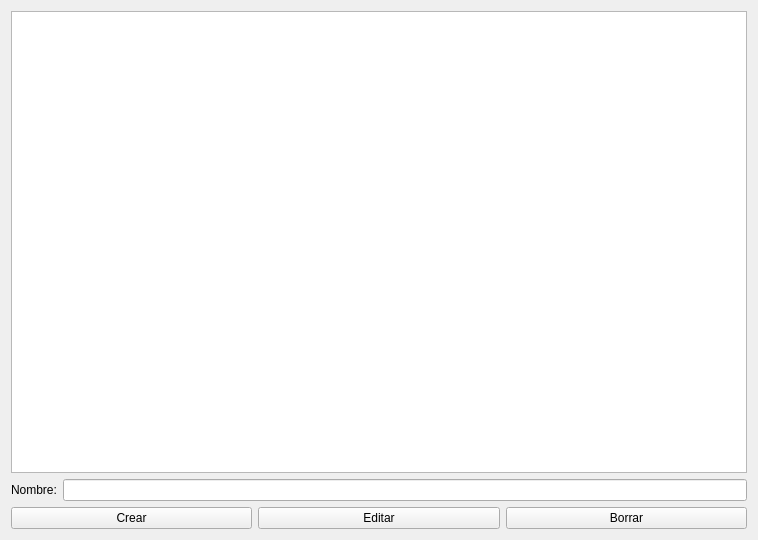
<?xml version="1.0" encoding="UTF-8"?>
<ui version="4.0">
 <class>EmpresaForm</class>
 <widget class="QWidget" name="EmpresaForm">
  <property name="geometry">
   <rect>
    <x>0</x>
    <y>0</y>
    <width>758</width>
    <height>540</height>
   </rect>
  </property>
  <property name="windowTitle">
   <string>Gestión de Empresas</string>
  </property>
  <layout class="QVBoxLayout" name="verticalLayout">
   <item>
    <widget class="QTableView" name="tableViewEmpresas"/>
   </item>
   <item>
    <layout class="QHBoxLayout" name="horizontalLayoutForm">
     <item>
      <widget class="QLabel" name="labelNombre">
       <property name="text">
        <string>Nombre:</string>
       </property>
      </widget>
     </item>
     <item>
      <widget class="QLineEdit" name="lineEditNombre"/>
     </item>
    </layout>
   </item>
   <item>
    <layout class="QHBoxLayout" name="horizontalLayoutBotones">
     <item>
      <widget class="QPushButton" name="btnCrear">
       <property name="text">
        <string>Crear</string>
       </property>
      </widget>
     </item>
     <item>
      <widget class="QPushButton" name="btnEditar">
       <property name="text">
        <string>Editar</string>
       </property>
      </widget>
     </item>
     <item>
      <widget class="QPushButton" name="btnBorrar">
       <property name="text">
        <string>Borrar</string>
       </property>
      </widget>
     </item>
    </layout>
   </item>
  </layout>
 </widget>
 <resources/>
 <connections/>
</ui>
